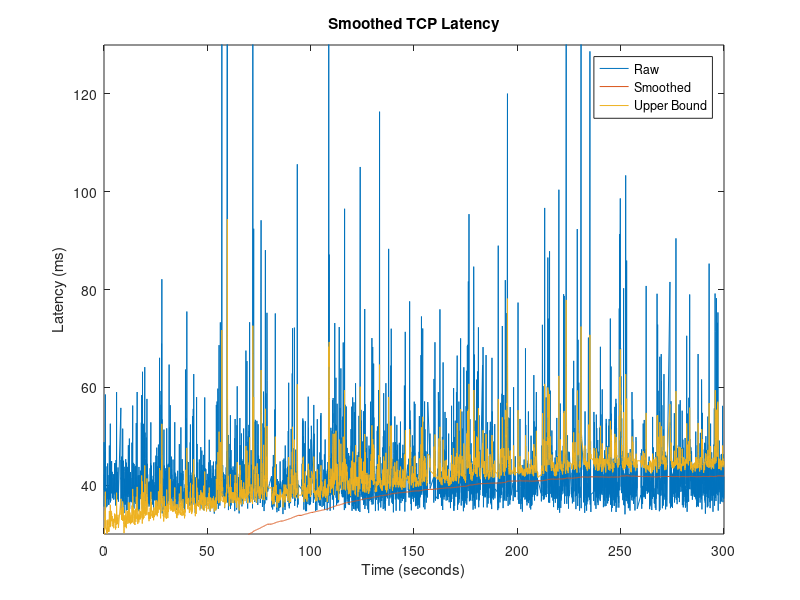
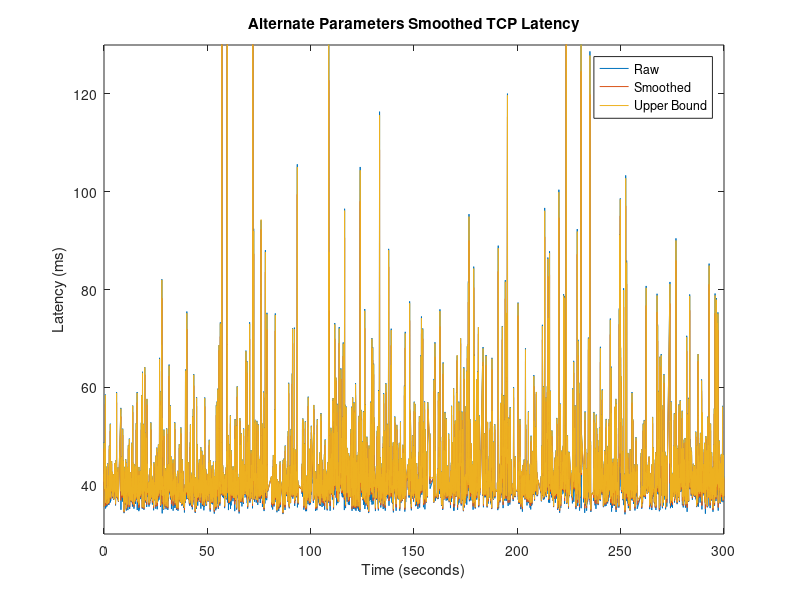

Recreate these plots in MATLAB, in order.
% CSE 237B, Final Project
% August Nanz

data = csvread('./latency.csv');
time = (data(:,1) - data(1,1))./1e9;
latency = data(:,2)./1e6;
y_s = data(:,3)./1e6;
y_up = data(:,4)./1e6;

figure;
plot(time, latency);
hold on
plot(time, y_s);
plot(time,y_up);
legend('Raw','Smoothed','Upper Bound');
title('Smoothed TCP Latency');
xlabel('Time (seconds)');
ylabel('Latency (ms)');
xlim([0 300]);
ylim([30 130]);

%% For testing
alpha = 0.9;
beta = 0.9;
kappa = 0.1;

y_s = zeros(size(time,1),1);
y_s(1) = latency(1);
y_up = zeros(size(time,1),1);
y_up(1) = latency(1);
y_var = 0;

for i = 2:size(time,1)
    y_var = (1 - beta) * y_var + beta * abs(y_s(i-1) - latency(i));
    y_s(i) = (1 - alpha) * y_s(i-1) + alpha * latency(i);
    y_up(i) = y_s(i) + kappa*y_var;
end
figure;
gca.ColorOrderIndex = 1;
plot(time, latency);
hold on
plot(time, y_s);
plot(time,y_up);
legend('Raw','Smoothed','Upper Bound');
title('Alternate Parameters Smoothed TCP Latency');
xlabel('Time (seconds)');
ylabel('Latency (ms)');
xlim([0 300]);
ylim([30 130]);